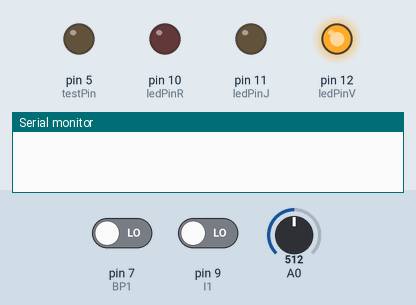
Recording of a sketch running on a simulated Arduino Uno, built with avr-gcc and run on an emulated ATmega328P. Shown: output pins drawn as LEDs (lit = HIGH), the last lines printed to the serial monitor. The inputs (shaded band) are chosen by the test bench; at power-on: pin 7 (BP1) LOW, A0 = 512, pin 9 (I1) LOW.

Above: at 1.2 s.
1.3 s: pin 7 (BP1) driven HIGH
At 2.1 s:
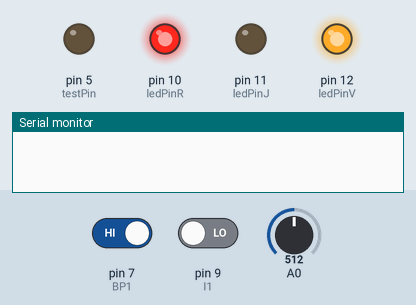
3.8 s: A0 set to 999
5.8 s: A0 set to 1015
At 7.2 s:
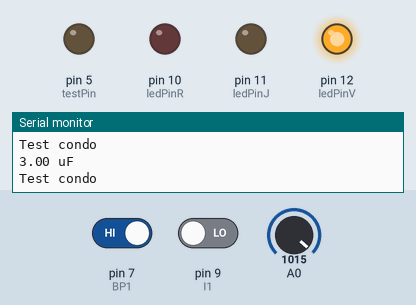
7.3 s: pin 9 (I1) driven HIGH
At 9.4 s:
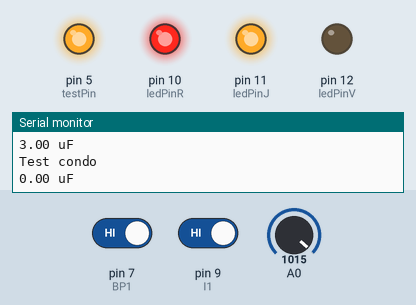
10.3 s: pin 9 (I1) driven LOW
At 13.0 s:
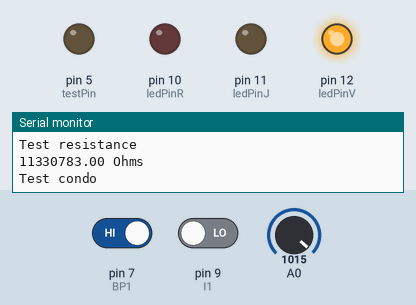
13.3 s: A0 set to 900
At 14.5 s:
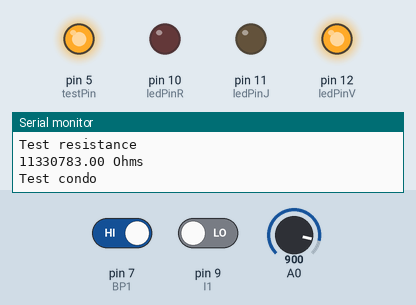
Timing chart, 0 to 16.3 s (numbered marks = the images above; inputs shaded):
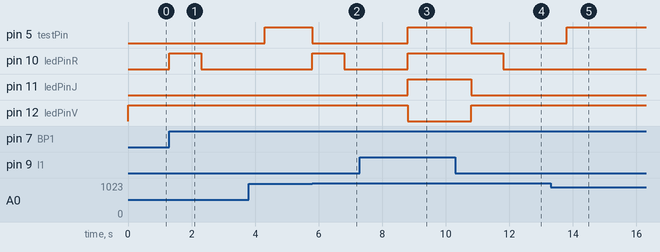

Measured:
- the behaviour switches between 1014 and 1015 on A0 (found by bisection; images 1 and 2)
- after the input at 1.3 s, pin 10 (ledPinR): LOW → HIGH at once, → LOW 1.0 s later
- after the input at 5.8 s, pin 5 (testPin): HIGH → LOW at once; pin 10 (ledPinR): LOW → HIGH at once, → LOW 1.0 s later
- after the input at 7.3 s, pin 5 (testPin), pin 11 (ledPinJ): LOW → HIGH after 1.5 s; pin 10 (ledPinR): goes on until 8.8 s, then stays HIGH; pin 12 (ledPinV): HIGH → LOW after 1.5 s
- after the input at 10.3 s, pin 5 (testPin), pin 11 (ledPinJ): HIGH → LOW after 0.50 s; pin 10 (ledPinR): HIGH → LOW after 1.5 s; pin 12 (ledPinV): LOW → HIGH after 0.50 s
- after the input at 13.3 s, pin 5 (testPin): LOW → HIGH after 0.50 s; pin 10 (ledPinR): stays LOW (without the input it goes to HIGH after 0.50 s)

The sketch:

projet_4.ino
```cpp
/*

  Sujet n°4 de CEL

  Déterminer la valeur d'un condo
  où d'une résistance.

  c'est codé avec le Q...

  Schaaf - Soreil

*/

//---- pins des leds ----
//
#define ledPinV 12
#define ledPinJ 11
#define ledPinR 10


//---- pins des boutons ----
// switch 1
#define I1 9
// pushbutton 1
#define BP1 7

//---- pin de mesure pour le test ----
#define testPin 5

//---- valeurs de référence -----
#define vref 5. // tension de référence 5v
#define resistRef 100000.
#define TIMEOUT 5000000 // timeout de 5s en us


//---- etat des boutons ----
bool buttonState = 0;
bool i1State = 0;


//-------------------------------------------------
// Setup
//
void setup() {

  // initialisation des pins des leds
  pinMode(ledPinV, OUTPUT);
  pinMode(ledPinJ, OUTPUT);
  pinMode(ledPinR, OUTPUT);

  // initialisation des pins des boutons
  pinMode(I1, INPUT);
  pinMode(BP1, INPUT);

  // initialiser le pin de test
  pinMode(testPin, OUTPUT);

  // initialiser la communication série à 9600 baud
  Serial.begin(9600);

}

//------------------------------------------------
// loop
//
void loop() {

  // etat des boutons
  // bouton poussoir
  buttonState = digitalRead(BP1);
  // switch
  i1State = digitalRead(I1);


  //---- test pour déterminer une valeur de résistance
  //
  if (i1State == 1)
  {
    digitalWrite(testPin, HIGH);
    digitalWrite(ledPinJ, HIGH);
    digitalWrite(ledPinV, LOW);
    if (buttonState == HIGH)
    {

      digitalWrite(ledPinR, HIGH);
      delay(1000);
      digitalWrite(ledPinR, LOW);

      Serial.println("Test resistance");

      // lecteur de la tension
      int voltageValue = analogRead(A0);

      // Convert the analog reading (which goes from 0 - 1024) to a voltage (0 - 5V):
      float vab = float(voltageValue) * (5.0 / 1024.0);

      // find the resistance value with the voltage extracted before
      float resistValue = (vab * (resistRef + 470.)) / (vref - vab);

      Serial.println(String(resistValue)+" Ohms");
    }
  }

  //---- test pour déterminer la valeur du condo
  //
  if (i1State == 0)
  {
    digitalWrite(testPin, LOW);
    digitalWrite(ledPinV, HIGH);
    digitalWrite(ledPinJ, LOW);
    if (buttonState == HIGH)
    {
      digitalWrite(ledPinR, HIGH);
      delay(1000);
      digitalWrite(ledPinR, LOW);

      Serial.println("Test condo");
      delay(2000);
      digitalWrite(testPin, HIGH);

      uint32_t startTime = micros();
      uint32_t dt = startTime;
      bool timeOver = false;

      while (analogRead(A0) <= 1014) {
        if (micros() - startTime >= TIMEOUT) {
          timeOver = true;
          break;
        }
      }
      dt = micros() - startTime;

      float condoValue = float(dt) / (5. * resistRef);

      if (!timeOver) Serial.println(String(condoValue)+" uF");
      else Serial.println("Aucun composant present");

    }

  }

}
```
